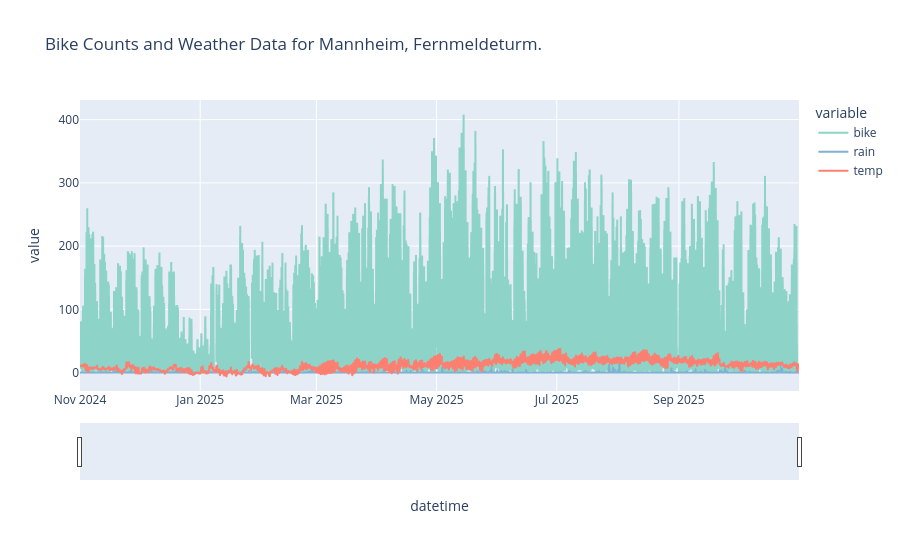

Notebook source saved alongside this figure:
### Code cell
plot_data("Mannheim", "Fernmeldeturm.")

### Figure 1 — Plotly figure (JSON) as saved in the notebook; plotly's stock layout.template omitted (floating-point values rounded to 4 significant figures; data arrays with more than 128 entries replaced by an {"elided": "..."} marker saying what was removed)
{"data": [{"legendgroup": "bike", "line": {"color": "rgb(141,211,199)", "dash": "solid"}, "marker": {"symbol": "circle"}, "mode": "lines", "name": "bike", "showlegend": true, "type": "scattergl", "x": {"elided": "8760 str values"}, "xaxis": "x", "y": {"elided": "8760 float values"}, "yaxis": "y"}, {"legendgroup": "rain", "line": {"color": "rgb(128,177,211)", "dash": "solid"}, "marker": {"symbol": "circle"}, "mode": "lines", "name": "rain", "showlegend": true, "type": "scattergl", "x": {"elided": "8760 str values"}, "xaxis": "x", "y": {"elided": "8760 float values"}, "yaxis": "y"}, {"legendgroup": "temp", "line": {"color": "rgb(251,128,114)", "dash": "solid"}, "marker": {"symbol": "circle"}, "mode": "lines", "name": "temp", "showlegend": true, "type": "scattergl", "x": {"elided": "8760 str values"}, "xaxis": "x", "y": {"elided": "8760 float values"}, "yaxis": "y"}], "layout": {"hovermode": "x unified", "legend": {"title": {"text": "variable"}, "tracegroupgap": 0}, "title": {"text": "Bike Counts and Weather Data for Mannheim, Fernmeldeturm."}, "xaxis": {"anchor": "y", "domain": [0, 1], "rangeslider": {"visible": true}, "title": {"text": "datetime"}}, "yaxis": {"anchor": "x", "domain": [0, 1], "title": {"text": "value"}}}}
